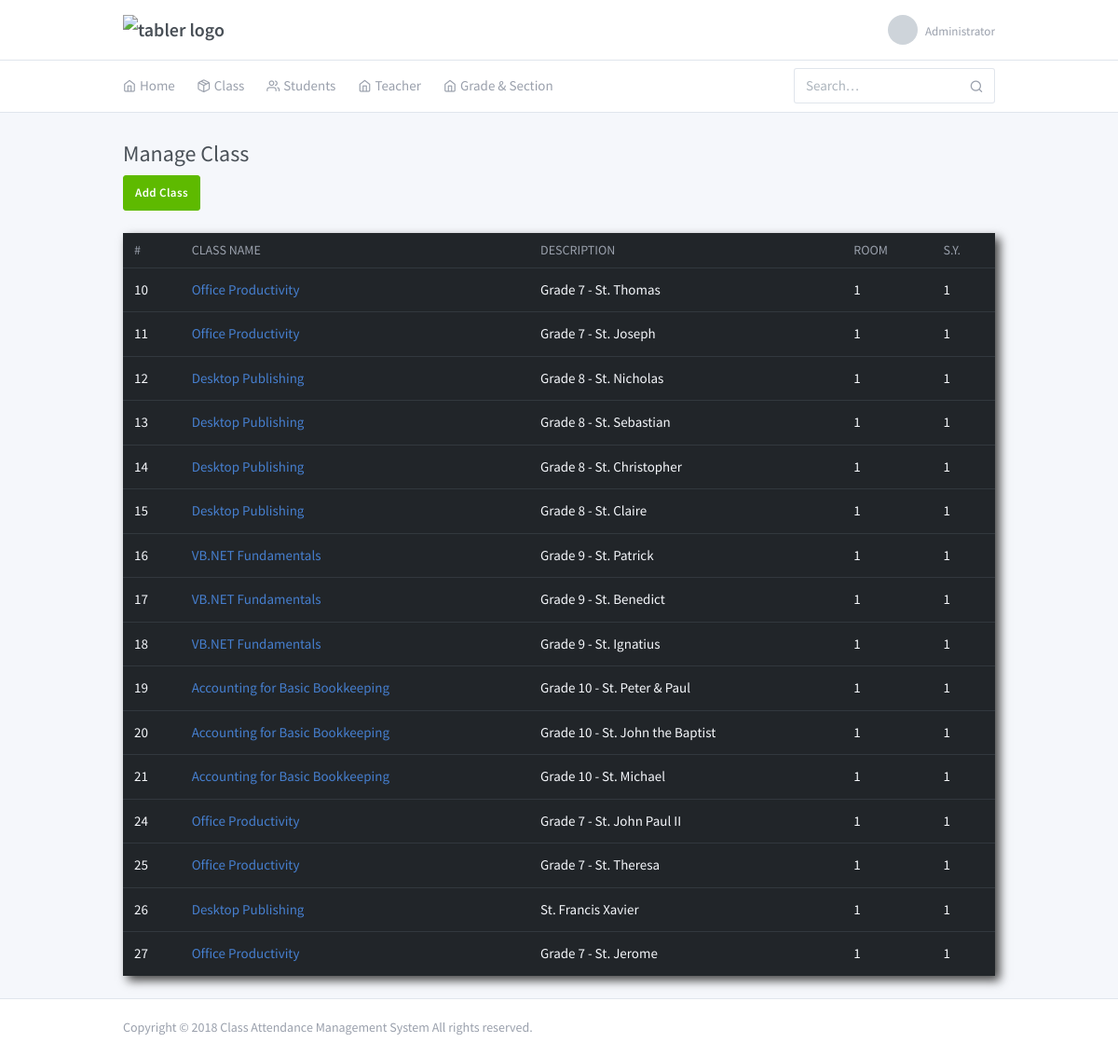
The app's page /admin/teacher.php (signed in) with its own data.
### tables this page shows
CREATE TABLE `tbl_class` (
  `class_id` int(11) NOT NULL,
  `instructor` varchar(11) NOT NULL,
  `class_name` varchar(200) NOT NULL,
  `class_schedule` varchar(100) NOT NULL,
  `class_desc` varchar(200) NOT NULL,
  `class_room` int(11) NOT NULL,
  `SY` int(11) NOT NULL
);

### admin/teacher.php (the view, shortened to what this page needs)
<?php require 'include/header.php';
include 'include/config.php';
?>
  <body class="">
    <div class="page">
      	<div class="page-main">
        <?php require 'include/topbar.php'; ?>
	        <div class="my-3 my-md-5">
	          	<div class="container">
	            	<div class="page-header">
		              	<h1 class="page-title">
		                	Manage Class <div class="row">
		             		<div class="col">
		              			<button class="btn btn-success" data-toggle="modal" data-target="#add_class"> Add Class</button>
		             		</div>
		             	</div>
		              	</h1>
	            	</div>
	            	<table class="table table-dark">
					  <thead>
					    <tr>
					      <th scope="col">#</th>
					      <th scope="col">Class Name</th>
					      <th scope="col">Description</th>
					      <th scope="col">Room</th>
					      <th scope="col">S.Y.</th>
					    </tr>
					  </thead>
					  <tbody>
					    <?php
					    	$query = mysqli_query($conn, "SELECT * FROM `tbl_class`");
					    	if (mysqli_num_rows($query) > 0) {
					    		while ($row = mysqli_fetch_assoc($query)) {
					    		echo "<tr>";
					    		echo "<td>".$row['class_id']."</td>";
					    		echo "<td><a href='class.php?id=".$row['class_id']."'>".$row['class_name']."</a></td>";
					    		echo "<td>".$row['class_desc']."</td>";
					    		echo "<td>".$row['class_room']."</td>";
					    		echo "<td>".$row['SY']."</td>";
					    		echo "</tr>";
					    		}
					    	}else{
					    		echo "<tr>";
					    		echo "<td>No Data Found</td>";
					    		echo "</tr>";
					    	}
					    ?>
					  </tbody>
					</table>
	        	</div>
	      	</div>
      	<?php require 'include/footer.php'; ?>
    	</div>
	</div>
  </body>
</html>

### admin/include/header.php (style rules this page uses)
table { box-shadow: 5px 5px 10px #444444; }

### records on screen
tbl_class: class_id "10", class_name "Office Productivity", class_desc "Grade 7 - St. Thomas", class_room "1", SY "1"
tbl_class: class_id "11", class_name "Office Productivity", class_desc "Grade 7 - St. Joseph", class_room "1", SY "1"
tbl_class: class_id "12", class_name "Desktop Publishing", class_desc "Grade 8 - St. Nicholas", class_room "1", SY "1"
tbl_class: class_id "13", class_name "Desktop Publishing", class_desc "Grade 8 - St. Sebastian", class_room "1", SY "1"
tbl_class: class_id "14", class_name "Desktop Publishing", class_desc "Grade 8 - St. Christopher", class_room "1", SY "1"
tbl_class: class_id "15", class_name "Desktop Publishing", class_desc "Grade 8 - St. Claire", class_room "1", SY "1"
tbl_class: class_id "16", class_name "VB.NET Fundamentals", class_desc "Grade 9 - St. Patrick", class_room "1", SY "1"
tbl_class: class_id "17", class_name "VB.NET Fundamentals", class_desc "Grade 9 - St. Benedict", class_room "1", SY "1"
tbl_class: class_id "18", class_name "VB.NET Fundamentals", class_desc "Grade 9 - St. Ignatius", class_room "1", SY "1"
tbl_class: class_id "19", class_name "Accounting for Basic Bookkeeping", class_desc "Grade 10 - St. Peter & Paul", class_room "1", SY "1"
tbl_class: class_id "20", class_name "Accounting for Basic Bookkeeping", class_desc "Grade 10 - St. John the Baptist", class_room "1", SY "1"
tbl_class: class_id "21", class_name "Accounting for Basic Bookkeeping", class_desc "Grade 10 - St. Michael", class_room "1", SY "1"
tbl_class: class_id "24", class_name "Office Productivity", class_desc "Grade 7 - St. John Paul II", class_room "1", SY "1"
tbl_class: class_id "25", class_name "Office Productivity", class_desc "Grade 7 - St. Theresa", class_room "1", SY "1"
tbl_class: class_id "26", class_name "Desktop Publishing", class_desc "St. Francis Xavier", class_room "1", SY "1"
tbl_class: class_id "27", class_name "Office Productivity", class_desc "Grade 7 - St. Jerome", class_room "1", SY "1"
